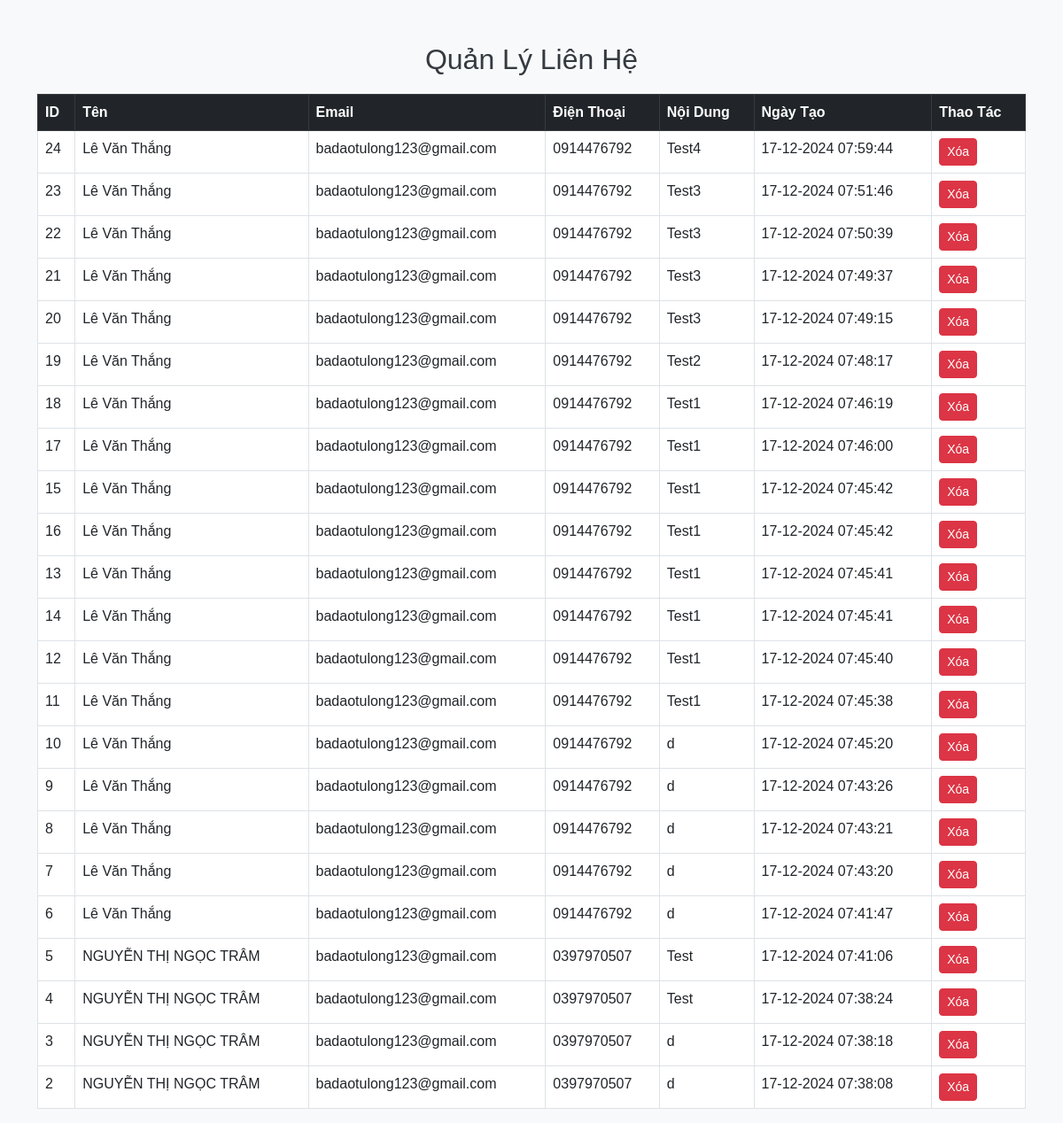
Page /quanlylienhe.php on the committed database.
### tables this page shows
CREATE TABLE `contacts` (
  `id` int(11) NOT NULL,
  `name` varchar(255) NOT NULL,
  `email` varchar(255) NOT NULL,
  `phone` varchar(50) NOT NULL,
  `message` text NOT NULL,
  `created_at` timestamp NOT NULL DEFAULT current_timestamp()
);

### quanlylienhe.php (the view, shortened to what this page needs)
<?php
include 'db_connection.php';
$contacts = mysqli_query($conn, "SELECT * FROM contacts ORDER BY created_at DESC");
?>
<!DOCTYPE html>
<html lang="en">
<head>
    <link href="https://cdn.jsdelivr.net/npm/bootstrap@5.3.0-alpha3/dist/css/bootstrap.min.css" rel="stylesheet">
</head>
<body>
    <div class="container mt-5">
        <h2>Quản Lý Liên Hệ</h2>
        <div class="table-responsive">
            <table class="table table-bordered table-hover">
                <thead class="table-dark">
                    <tr>
                        <th>ID</th>
                        <th>Tên</th>
                        <th>Email</th>
                        <th>Điện Thoại</th>
                        <th>Nội Dung</th>
                        <th>Ngày Tạo</th>
                        <th>Thao Tác</th>
                    </tr>
                </thead>
                <tbody id="contactsTable">
                    <?php while ($contact = mysqli_fetch_assoc($contacts)) { ?>
                        <tr id="contact-<?php echo $contact['id']; ?>">
                            <td><?php echo $contact['id']; ?></td>
                            <td><?php echo htmlspecialchars($contact['name']); ?></td>
                            <td><?php echo htmlspecialchars($contact['email']); ?></td>
                            <td><?php echo htmlspecialchars($contact['phone']); ?></td>
                            <td><?php echo htmlspecialchars($contact['message']); ?></td>
                            <td><?php echo date('d-m-Y H:i:s', strtotime($contact['created_at'])); ?></td>
                            <td>
                                <button class="btn btn-danger btn-sm" onclick="confirmDelete(<?php echo $contact['id']; ?>)">Xóa</button>
                            </td>
                        </tr>
                    <?php } ?>
                </tbody>
            </table>
        </div>
    </div>
</body>
</html>

### quanlylienhe.php (style rules this page uses)
body { background-color: #f8f9fa; font-family: Arial, sans-serif; }
h2 { text-align: center; margin: 20px 0; color: #343a40; }

### rows in the picture
contacts: id "24", name "Lê Văn Thắng", email "badaotulong123@gmail.com", phone "0914476792", message "Test4", created_at "17-12-2024 07:59:44"
contacts: id "23", name "Lê Văn Thắng", email "badaotulong123@gmail.com", phone "0914476792", message "Test3", created_at "17-12-2024 07:51:46"
contacts: id "22", name "Lê Văn Thắng", email "badaotulong123@gmail.com", phone "0914476792", message "Test3", created_at "17-12-2024 07:50:39"
contacts: id "21", name "Lê Văn Thắng", email "badaotulong123@gmail.com", phone "0914476792", message "Test3", created_at "17-12-2024 07:49:37"
contacts: id "20", name "Lê Văn Thắng", email "badaotulong123@gmail.com", phone "0914476792", message "Test3", created_at "17-12-2024 07:49:15"
contacts: id "19", name "Lê Văn Thắng", email "badaotulong123@gmail.com", phone "0914476792", message "Test2", created_at "17-12-2024 07:48:17"
contacts: id "18", name "Lê Văn Thắng", email "badaotulong123@gmail.com", phone "0914476792", message "Test1", created_at "17-12-2024 07:46:19"
contacts: id "17", name "Lê Văn Thắng", email "badaotulong123@gmail.com", phone "0914476792", message "Test1", created_at "17-12-2024 07:46:00"
contacts: id "15", name "Lê Văn Thắng", email "badaotulong123@gmail.com", phone "0914476792", message "Test1", created_at "17-12-2024 07:45:42"
contacts: id "16", name "Lê Văn Thắng", email "badaotulong123@gmail.com", phone "0914476792", message "Test1", created_at "17-12-2024 07:45:42"
contacts: id "13", name "Lê Văn Thắng", email "badaotulong123@gmail.com", phone "0914476792", message "Test1", created_at "17-12-2024 07:45:41"
contacts: id "14", name "Lê Văn Thắng", email "badaotulong123@gmail.com", phone "0914476792", message "Test1", created_at "17-12-2024 07:45:41"
contacts: id "12", name "Lê Văn Thắng", email "badaotulong123@gmail.com", phone "0914476792", message "Test1", created_at "17-12-2024 07:45:40"
contacts: id "11", name "Lê Văn Thắng", email "badaotulong123@gmail.com", phone "0914476792", message "Test1", created_at "17-12-2024 07:45:38"
contacts: id "10", name "Lê Văn Thắng", email "badaotulong123@gmail.com", phone "0914476792", message "d", created_at "17-12-2024 07:45:20"
contacts: id "9", name "Lê Văn Thắng", email "badaotulong123@gmail.com", phone "0914476792", message "d", created_at "17-12-2024 07:43:26"
contacts: id "8", name "Lê Văn Thắng", email "badaotulong123@gmail.com", phone "0914476792", message "d", created_at "17-12-2024 07:43:21"
contacts: id "7", name "Lê Văn Thắng", email "badaotulong123@gmail.com", phone "0914476792", message "d", created_at "17-12-2024 07:43:20"
contacts: id "6", name "Lê Văn Thắng", email "badaotulong123@gmail.com", phone "0914476792", message "d", created_at "17-12-2024 07:41:47"
contacts: id "5", name "NGUYỄN THỊ NGỌC TRÂM", email "badaotulong123@gmail.com", phone "0397970507", message "Test", created_at "17-12-2024 07:41:06"
contacts: id "4", name "NGUYỄN THỊ NGỌC TRÂM", email "badaotulong123@gmail.com", phone "0397970507", message "Test", created_at "17-12-2024 07:38:24"
contacts: id "3", name "NGUYỄN THỊ NGỌC TRÂM", email "badaotulong123@gmail.com", phone "0397970507", message "d", created_at "17-12-2024 07:38:18"
contacts: id "2", name "NGUYỄN THỊ NGỌC TRÂM", email "badaotulong123@gmail.com", phone "0397970507", message "d", created_at "17-12-2024 07:38:08"
